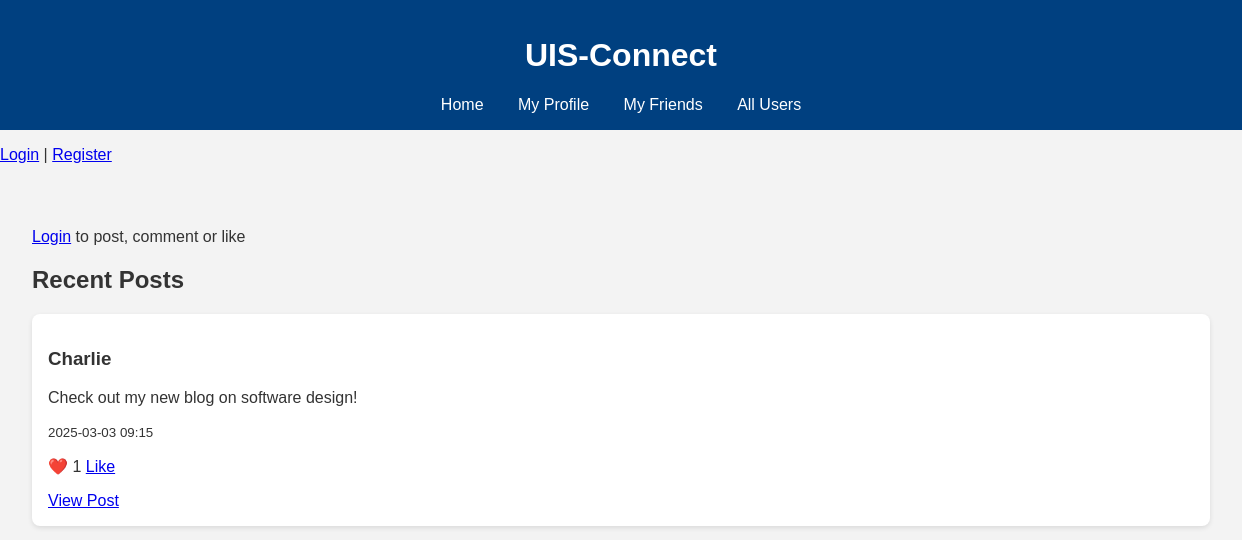
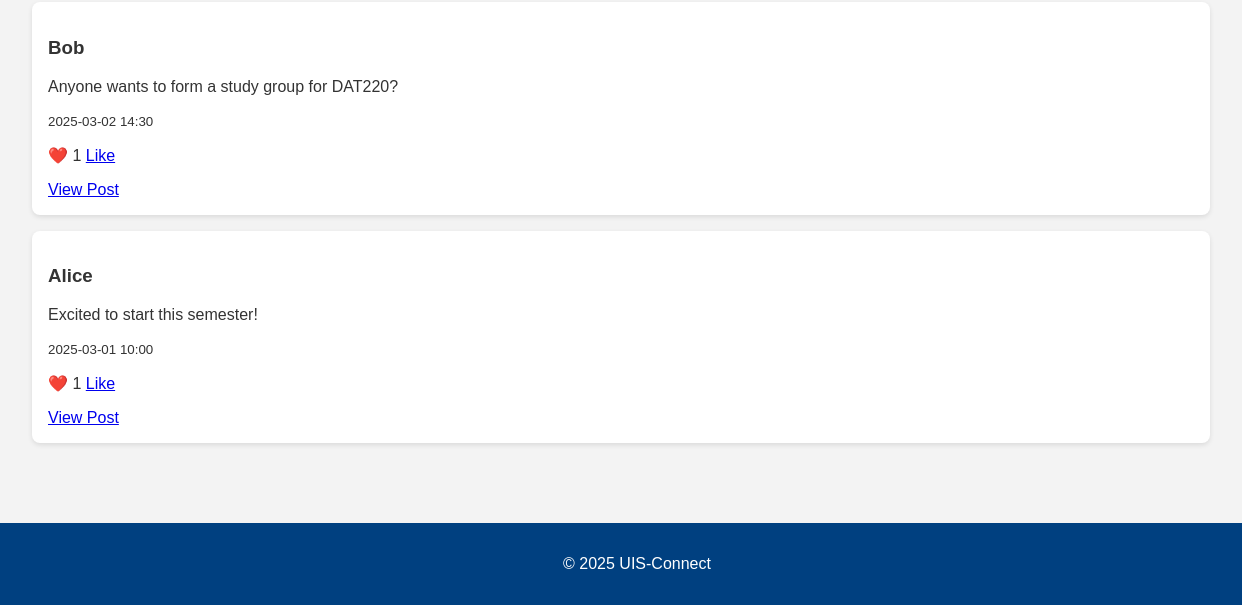
/, run on an earlier commit of the app's database (2 pictures, top to bottom).
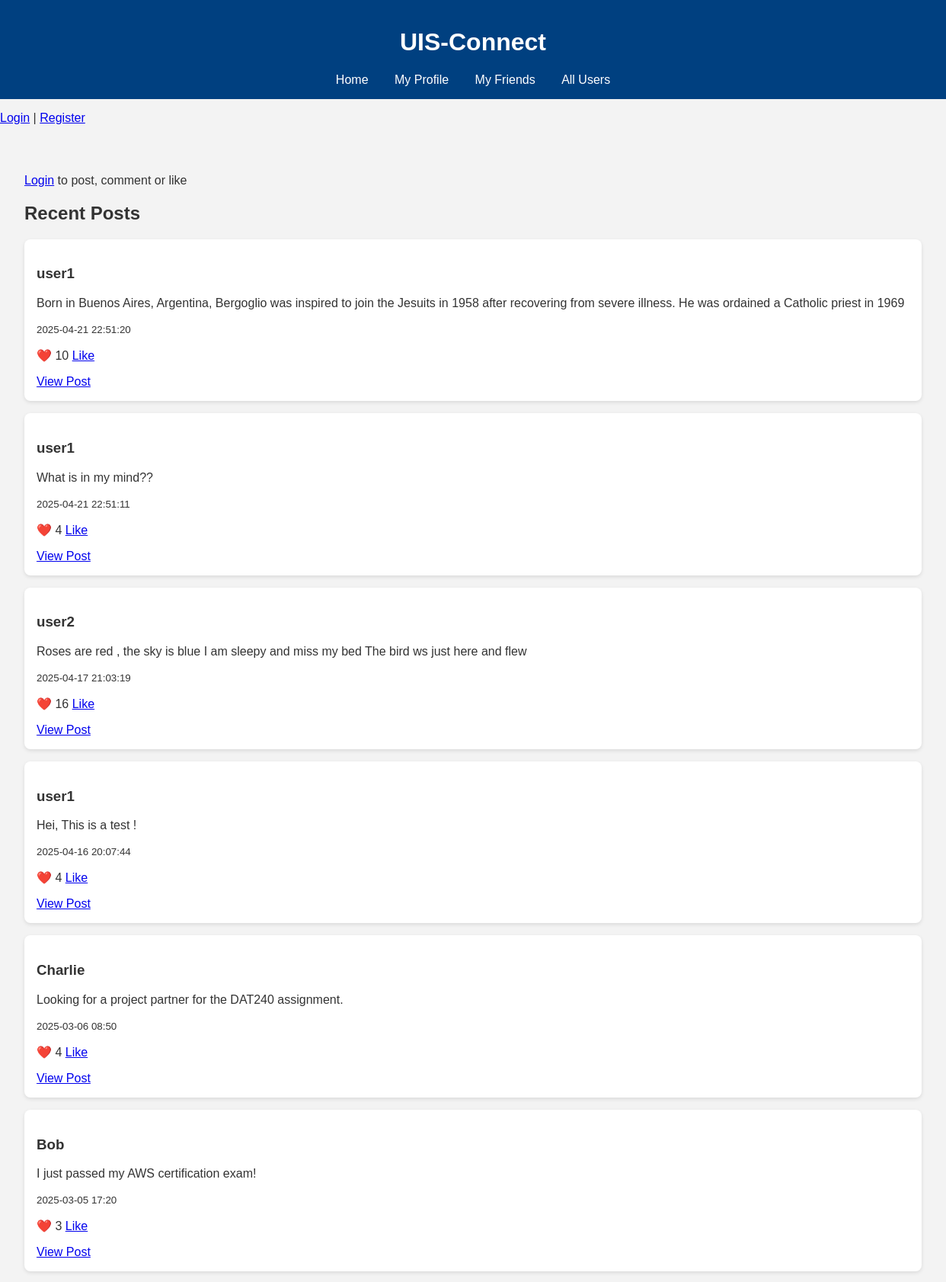
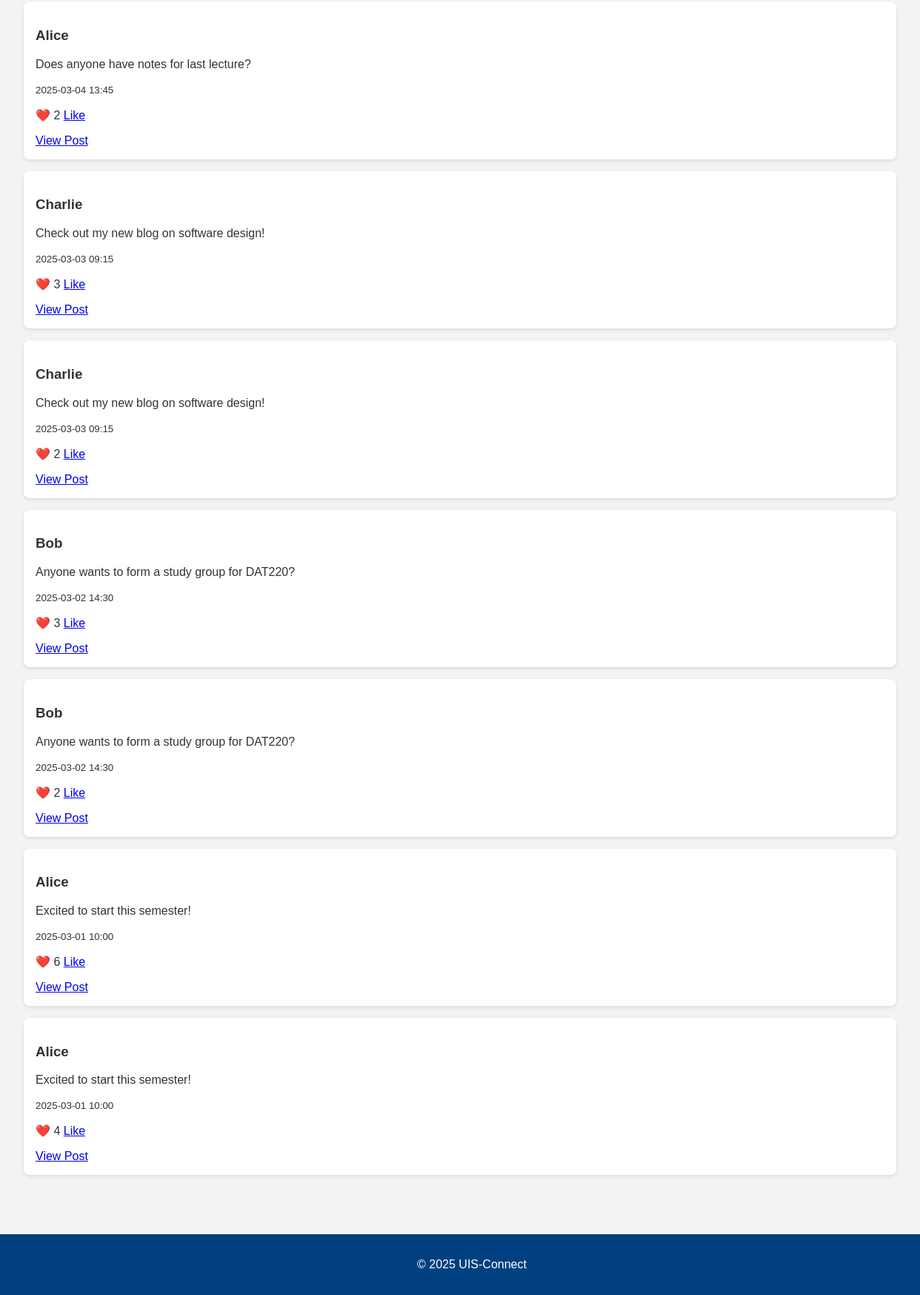
And on a later commit of the database (2 pictures, top to bottom).
### tables this page shows
CREATE TABLE posts (
    id INTEGER PRIMARY KEY AUTOINCREMENT,
    user_id INTEGER,
    content TEXT,
    timestamp TEXT,
    FOREIGN KEY(user_id) REFERENCES users(id)
);

CREATE TABLE users (
    id INTEGER PRIMARY KEY AUTOINCREMENT,
    username TEXT NOT NULL,
    major TEXT,
    interests TEXT
);

### app.py (the view)
@app.route('/')
def index():
    posts = get_all_posts()
    return render_template('index.html', posts=posts)

### db_utils.py (called while the page is built)
def get_db_connection():
    conn = sqlite3.connect(DATABASE)
    conn.row_factory = sqlite3.Row
    return conn

def get_all_posts():
    conn = get_db_connection()
    posts = conn.execute("""
        SELECT posts.id, posts.content, posts.timestamp, users.username,
            (SELECT COUNT(*) FROM likes WHERE likes.post_id = posts.id) AS like_count
        FROM posts
        JOIN users ON posts.user_id = users.id
        ORDER BY posts.timestamp DESC
    """).fetchall()
    conn.close()
    return posts

### templates/index.html (shortened to what this page needs)
{% extends "base.html" %}
{% block content %}
{% if session.get('username') %}
    <p>Welcome, {{ session.username }}! <a href="{{ url_for('logout') }}">Logout</a></p>
    <a href="{{ url_for('new_post') }}">+ New Post</a>
{% else %}
    <p><a href="{{ url_for('login') }}">Login</a> to post, comment or like</p>
{% endif %}
<h2>Recent Posts</h2>
{% for post in posts %}
    <div class="post">
        <h3>{{ post.username }}</h3>
        <p>{{ post.content }}</p>
        <p><small>{{ post.timestamp }}</small></p>
        <p>❤️ {{ post.like_count }} <a href="{{ url_for('like', post_id=post.id) }}">Like</a></p>
        <a href="{{ url_for('post', post_id=post.id) }}">View Post</a>
    </div>
{% endfor %}
{% endblock %}

### templates/base.html (shortened to what this page needs)
<!DOCTYPE html>
<html lang="en">
<head>
    <link rel="stylesheet" href="{{ url_for('static', filename='style.css') }}">
</head>
<body>
    <header>
        <h1>UIS-Connect</h1>
        <nav>
            <a href="{{ url_for('index') }}">Home</a>
            <a href="{{ url_for('profile') }}">My Profile</a>
            <a href="{{ url_for('my_friends') }}">My Friends</a>
            <a href="{{ url_for('users') }}">All Users</a>
        </nav>
    </header>
    {% if session.get('username') %}
        <p>Logged in as {{ session.username }} | <a href="{{ url_for('logout') }}">Logout</a></p>
        <p><a href="{{ url_for('friend_requests') }}">Friend Requests</a></p>
    {% else %}
        <p><a href="{{ url_for('login') }}">Login</a> | <a href="{{ url_for('register') }}">Register</a></p>
    {% endif %}
    <main>
        {% block content %}{% endblock %}
    </main>
    <footer>
        <p>&copy; 2025 UIS-Connect</p>
    </footer>
</body>
</html>

### static/style.css (style rules this page uses)
body { font-family: Arial, sans-serif; margin: 0; padding: 0; background-color: #f3f3f3; color: #333; }
header { background-color: #004080; color: white; padding: 1rem; text-align: center; }
nav a { color: white; margin: 0 15px; text-decoration: none; }
main { padding: 2rem; }
.post, .comment { background-color: white; border-radius: 8px; padding: 1rem; margin-bottom: 1rem; box-shadow: 0 2px 5px rgba(0,0,0,0.1); }
footer { background-color: #004080; color: white; text-align: center; padding: 1rem; margin-top: 2rem; position: relative; bottom: 0; width: 100%; }

What changed in the data, as far as the page shows it:
added posts: username "user1", content "Born in Buenos Aires, Argentina, Bergoglio was inspired to join the Jesuits in 1958 after recovering from severe illness. He was ordained a Catholic priest in 1969", timestamp "2025-04-21 22:51:20", like_count "10"
added posts: username "user1", content "What is in my mind??", timestamp "2025-04-21 22:51:11", like_count "4"
added posts: username "user2", content "Roses are red , the sky is blue I am sleepy and miss my bed The bird ws just here and flew", timestamp "2025-04-17 21:03:19", like_count "16"
added posts: username "user1", content "Hei, This is a test !", timestamp "2025-04-16 20:07:44", like_count "4"
added posts: username "Charlie", content "Looking for a project partner for the DAT240 assignment.", timestamp "2025-03-06 08:50", like_count "4"
added posts: username "Bob", content "I just passed my AWS certification exam!", timestamp "2025-03-05 17:20", like_count "3"
added posts: username "Alice", content "Does anyone have notes for last lecture?", timestamp "2025-03-04 13:45", like_count "2"
computed for posts (number 8 of 13 on the later page): like_count "1" → "3"
added posts: username "Charlie", content "Check out my new blog on software design!", timestamp "2025-03-03 09:15", like_count "2"
computed for posts (number 10 of 13 on the later page): like_count "1" → "3"
added posts: username "Bob", content "Anyone wants to form a study group for DAT220?", timestamp "2025-03-02 14:30", like_count "2"
computed for posts (number 12 of 13 on the later page): like_count "1" → "6"
added posts: username "Alice", content "Excited to start this semester!", timestamp "2025-03-01 10:00", like_count "4"
